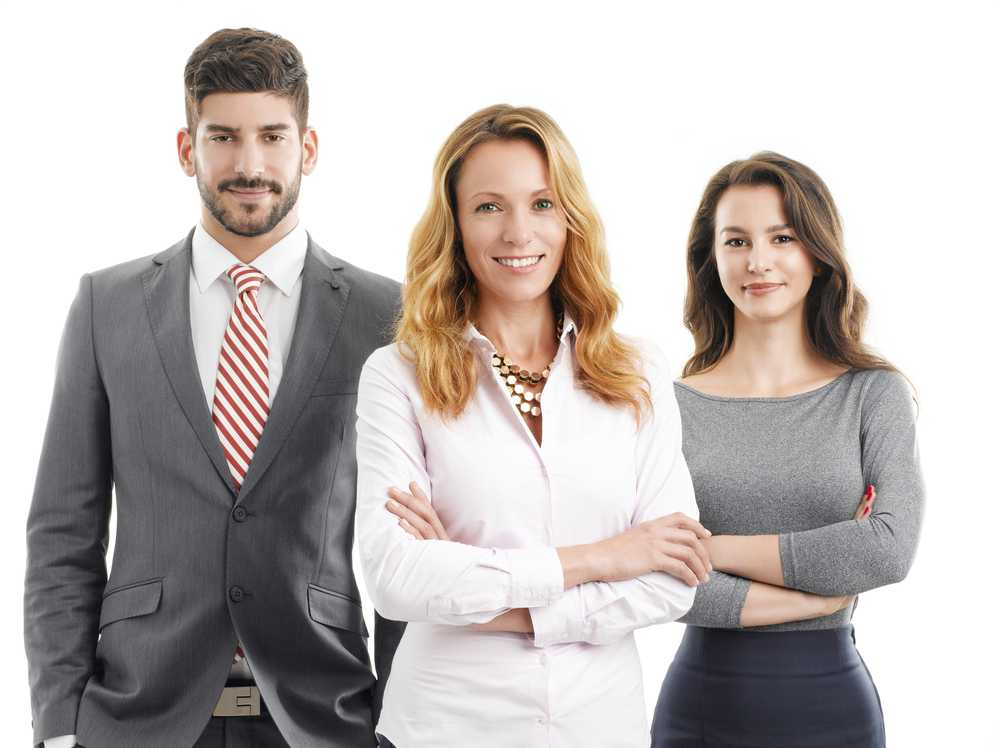
#> input picture resources/people.jpg, 1000 x 748 px, found by its file name
$ python main.py
#> lines starting #> are read from the running program, lines starting #| are printed output that depends on the picture; after the words box and inside, x2 and y2 are one past the last pixel; in counts of white or black regions, pixels touching at a corner belong together
import numpy as np
import cv2

face_cascade = cv2.CascadeClassifier("face-checker/cascades/haarcascade_frontalface_default.xml")
eye_cascade = cv2.CascadeClassifier('face-checker/cascades/haarcascade_eye_tree_eyeglasses.xml')
nose_cascade = cv2.CascadeClassifier("face-checker/cascades/haarcascade_mcs_nose.xml")
mouth_cascade = cv2.CascadeClassifier("face-checker/cascades/haarcascade_mcs_mouth.xml")

img = cv2.imread('face-checker/resources/people.jpg')
#> img is the input picture: shape (748, 1000, 3); mean B, G, R 181.5, 184.2, 191.4
imgGray = cv2.cvtColor(img, cv2.COLOR_BGR2GRAY)
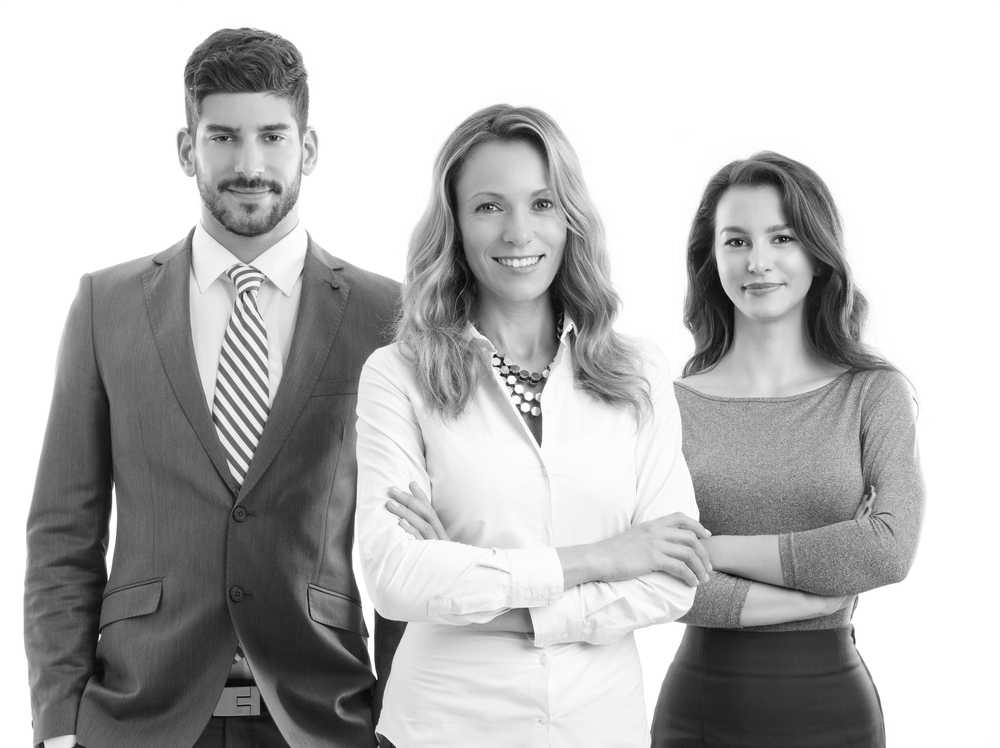
#> imgGray: shape (748, 1000); min 0, max 255, mean 186.1

faces = face_cascade.detectMultiScale(imgGray,1.3,4)
#> faces = [[449, 156, 131, 131], [694, 191, 128, 128], [179, 83, 139, 139]]
for (x,y,w,h) in faces:
    h = int(h + 0.2*h)
    img = cv2.rectangle(img,(x,y),(x+w,y+h),(255,0,0),2)
    roi_gray = imgGray[y:y+h, x:x+w]
    roi_color = img[y:y+h, x:x+w]
    eyes = eye_cascade.detectMultiScale(roi_gray)
    for (ex,ey,ew,eh) in eyes:
        cv2.rectangle(roi_color,(ex,ey),(ex+ew,ey+eh),(0,255,0),2)
    nose = nose_cascade.detectMultiScale(roi_gray, 1.3, 5)
    for (nx,ny,nw,nh) in nose:
        nw = int(nw - 0.25*nw)
        nx = int(nx + 0.2*nw)
        ny = int(ny - 0.4*nh)
        nh = int(nh + 0.15*nh)
        cv2.rectangle(roi_color, (nx,ny), (nx+nw,ny+nh), (0,255,255), 2)
    mouth = mouth_cascade.detectMultiScale(roi_gray, 1.7, 8)
    for (mx,my,mw,mh) in mouth:
        my = int(my + 0.15*mh)
        mh = int(mh - 0.25*mh)
        cv2.rectangle(roi_color, (mx,my), (mx+mw,my+mh), (0,0,255), 2)
#> this loop made 3 passes
#> (x, y, w, h, eyes, nose, mouth) on passes 1 to 3: (449, 156, 131, 157, [[79, 36, 26, 26], [23, 36, 31, 31]], [[46, 66, 45, 38]], [[33, 86, 72, 43]]), (694, 191, 128, 153, [[76, 37, 24, 24], [28, 38, 28, 28]], [[45, 61, 39, 33]], [[47, 86, 42, 26]]), (179, 83, 139, 166, [[79, 40, 29, 29], [28, 40, 31, 31]], [[44, 68, 53, 44]], [[34, 87, 72, 43]])
#> pass 1, `roi_gray = imgGray[y:y+h, x:x+w]`:
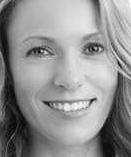
#> roi_gray: shape (157, 131); min 1, max 255, mean 144.1
#> pass 1, `roi_color = img[y:y+h, x:x+w]`:
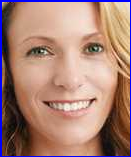
#> roi_color: shape (157, 131, 3); mean B, G, R 118, 129.7, 168.5
#> pass 2, `img = cv2.rectangle(img,(x,y),(x+w,y+h),(255,0,0),2)`:
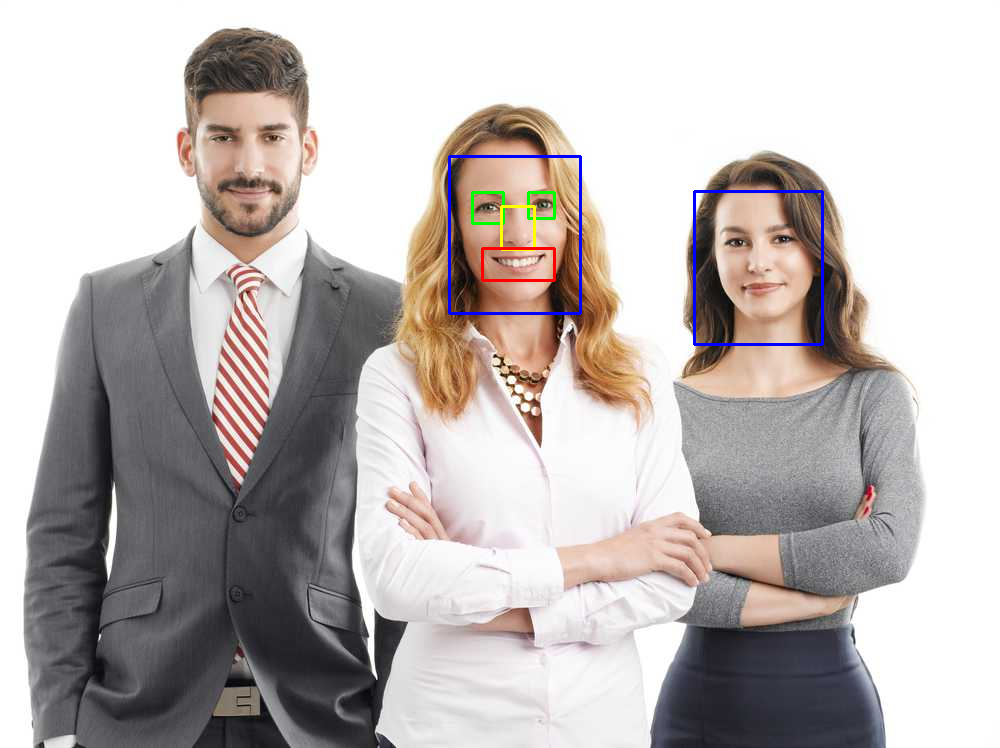
#> img: shape (748, 1000, 3); mean B, G, R 182, 183.7, 190.6
#> after the loop:
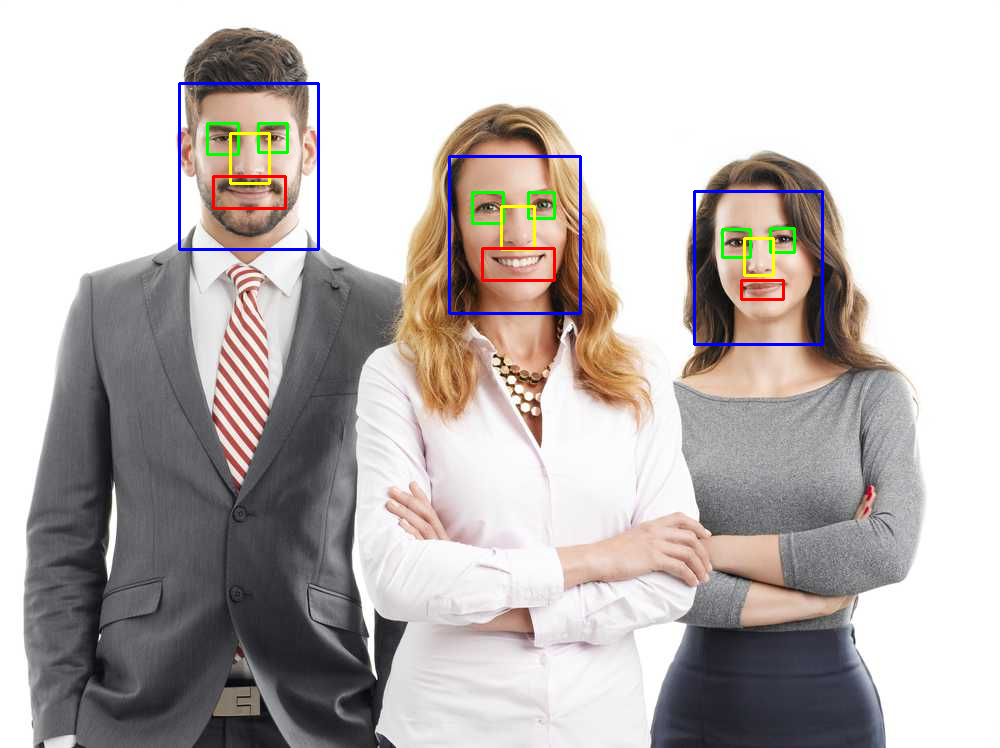
#> img: shape (748, 1000, 3); 0.66% of pixels changed, all inside (x1, y1, x2, y2) = (178, 82, 796, 301)
#> after the loop:
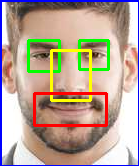
#> roi_color: shape (166, 139, 3); mean B, G, R 148.3, 163.4, 184.2
#> after the loop:
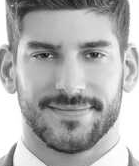
#> roi_gray: shape (166, 139); min 3, max 255, mean 174.9

cv2.imshow(f'Number of detected faces: {len(faces)}',img)
cv2.waitKey(0)
cv2.destroyAllWindows()
